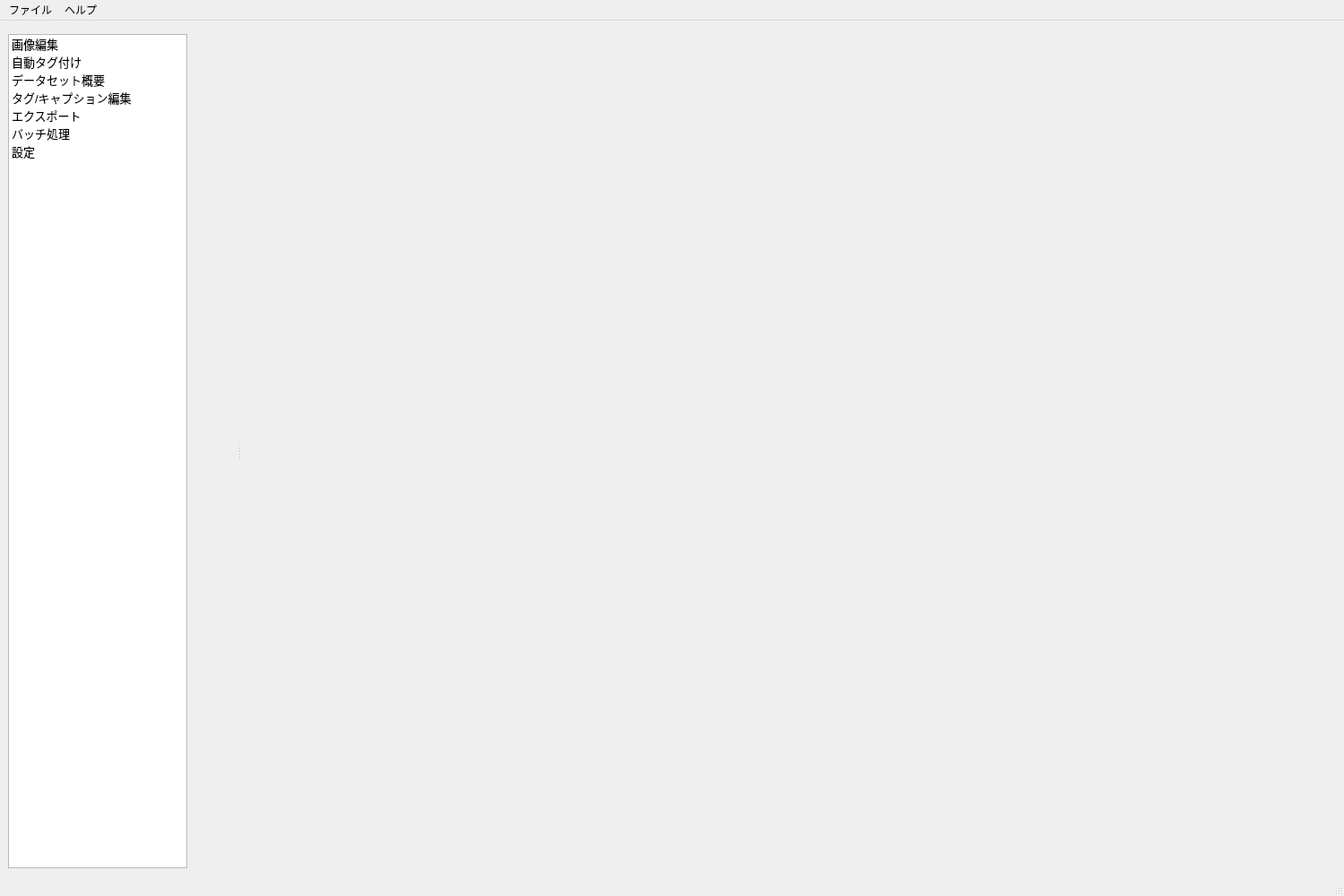
<?xml version="1.0" encoding="UTF-8"?>
<ui version="4.0">
 <class>mainWindow</class>
 <widget class="QMainWindow" name="mainWindow">
  <property name="geometry">
   <rect>
    <x>0</x>
    <y>0</y>
    <width>1500</width>
    <height>1000</height>
   </rect>
  </property>
  <property name="windowTitle">
   <string>画像処理アプリケーション</string>
  </property>
  <widget class="QWidget" name="centralWidget">
   <layout class="QVBoxLayout" name="verticalLayout">
    <item>
     <widget class="DirectoryPickerWidget" name="datasetSelector" native="true"/>
    </item>
    <item>
     <widget class="QSplitter" name="mainWindowSplitter">
      <property name="sizePolicy">
       <sizepolicy hsizetype="Expanding" vsizetype="Expanding">
        <horstretch>2</horstretch>
        <verstretch>0</verstretch>
       </sizepolicy>
      </property>
      <property name="orientation">
       <enum>Qt::Orientation::Horizontal</enum>
      </property>
      <widget class="QListWidget" name="sidebarList">
       <property name="minimumSize">
        <size>
         <width>150</width>
         <height>0</height>
        </size>
       </property>
       <property name="maximumSize">
        <size>
         <width>200</width>
         <height>16777215</height>
        </size>
       </property>
       <property name="font">
        <font>
         <family>Arial</family>
         <pointsize>10</pointsize>
        </font>
       </property>
       <item>
        <property name="text">
         <string>画像編集</string>
        </property>
       </item>
       <item>
        <property name="text">
         <string>自動タグ付け</string>
        </property>
       </item>
       <item>
        <property name="text">
         <string>データセット概要</string>
        </property>
       </item>
       <item>
        <property name="text">
         <string>タグ/キャプション編集</string>
        </property>
       </item>
       <item>
        <property name="text">
         <string>エクスポート</string>
        </property>
       </item>
       <item>
        <property name="text">
         <string>バッチ処理</string>
        </property>
       </item>
       <item>
        <property name="text">
         <string>設定</string>
        </property>
       </item>
      </widget>
      <widget class="QStackedWidget" name="contentStackedWidget">
       <property name="sizePolicy">
        <sizepolicy hsizetype="Preferred" vsizetype="Preferred">
         <horstretch>2</horstretch>
         <verstretch>1</verstretch>
        </sizepolicy>
       </property>
       <property name="minimumSize">
        <size>
         <width>500</width>
         <height>500</height>
        </size>
       </property>
       <property name="currentIndex">
        <number>0</number>
       </property>
       <widget class="ImageEditWidget" name="pageImageEdit"/>
       <widget class="ImageTaggerWidget" name="pageImageTagger"/>
       <widget class="DatasetOverviewWidget" name="pageDatasetOverview"/>
       <widget class="QWidget" name="pageTagCaptionEdit">
        <layout class="QVBoxLayout" name="verticalLayoutTagCaptionEdit">
         <item>
          <widget class="QLabel" name="labelTagCaptionEditTitle">
           <property name="text">
            <string>タグ/キャプション編集</string>
           </property>
          </widget>
         </item>
        </layout>
       </widget>
       <widget class="DatasetExportWidget" name="pageExport"/>
       <widget class="QWidget" name="pageBatch">
        <layout class="QVBoxLayout" name="verticalLayout_2">
         <item>
          <widget class="QLabel" name="labelBatch">
           <property name="text">
            <string>バッチ処理</string>
           </property>
          </widget>
         </item>
        </layout>
       </widget>
       <widget class="SettingsWidget" name="pageSettings"/>
      </widget>
     </widget>
    </item>
   </layout>
  </widget>
  <widget class="QMenuBar" name="menuBar">
   <property name="geometry">
    <rect>
     <x>0</x>
     <y>0</y>
     <width>1500</width>
     <height>25</height>
    </rect>
   </property>
   <widget class="QMenu" name="menuFile">
    <property name="title">
     <string>ファイル</string>
    </property>
    <addaction name="actionOpen"/>
    <addaction name="actionSave"/>
    <addaction name="actionExit"/>
   </widget>
   <widget class="QMenu" name="menuHelp">
    <property name="title">
     <string>ヘルプ</string>
    </property>
    <addaction name="actionAbout"/>
   </widget>
   <addaction name="menuFile"/>
   <addaction name="menuHelp"/>
  </widget>
  <widget class="QStatusBar" name="statusBar"/>
  <action name="actionOpen">
   <property name="text">
    <string>開く</string>
   </property>
  </action>
  <action name="actionSave">
   <property name="text">
    <string>保存</string>
   </property>
  </action>
  <action name="actionExit">
   <property name="text">
    <string>終了</string>
   </property>
  </action>
  <action name="actionAbout">
   <property name="text">
    <string>このアプリについて</string>
   </property>
  </action>
 </widget>
 <customwidgets>
  <customwidget>
   <class>DirectoryPickerWidget</class>
   <extends>QWidget</extends>
   <header location="global">DirectoryPickerWidget</header>
   <container>1</container>
  </customwidget>
  <customwidget>
   <class>DatasetOverviewWidget</class>
   <extends>QWidget</extends>
   <header location="global">DatasetOverviewWidget</header>
   <container>1</container>
  </customwidget>
  <customwidget>
   <class>ImageEditWidget</class>
   <extends>QWidget</extends>
   <header>ImageEditWidget</header>
   <container>1</container>
  </customwidget>
  <customwidget>
   <class>ImageTaggerWidget</class>
   <extends>QWidget</extends>
   <header location="global">ImageTaggerWidget</header>
   <container>1</container>
  </customwidget>
  <customwidget>
   <class>DatasetExportWidget</class>
   <extends>QWidget</extends>
   <header location="global">DatasetExportWidget</header>
   <container>1</container>
  </customwidget>
  <customwidget>
   <class>SettingsWidget</class>
   <extends>QWidget</extends>
   <header location="global">SettingsWidget</header>
   <container>1</container>
  </customwidget>
 </customwidgets>
 <resources/>
 <connections/>
</ui>
